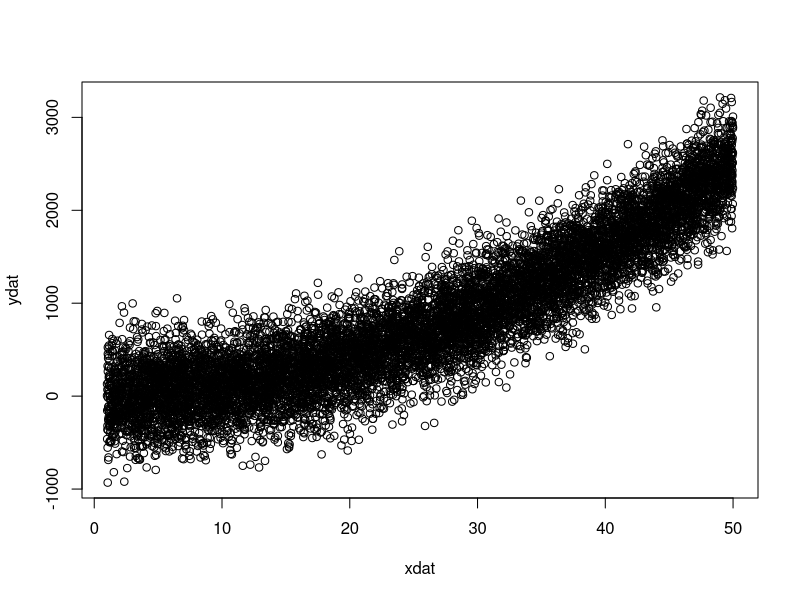

The R source for this figure:
library(tidyverse)

setwd('') # set to local path

#Generate X/Y Data
xdat = runif(10000,1,50)
ydat = xdat^2 + rnorm(length(xdat))*300
plot(xdat,ydat)

#Generate ID Data
ID_Person = round(runif(length(xdat))*200) #200 Unique Individuals
ID_Group = round(runif(length(xdat))*100) #100 Unique Groups

#Create Table  
dat=tbl_df(data.frame(ID_Person = ID_Person,
                      ID_Group = ID_Group,
                      x=xdat, 
                      y=ydat))

#Save
saveRDS(dat, 'dat.rds')


